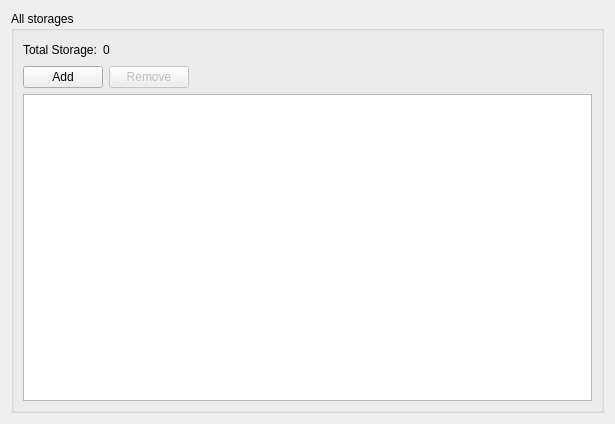
<?xml version="1.0" encoding="UTF-8"?>
<ui version="4.0">
 <class>UiStorageInfoWidget</class>
 <widget class="QWidget" name="UiStorageInfoWidget">
  <property name="geometry">
   <rect>
    <x>0</x>
    <y>0</y>
    <width>615</width>
    <height>424</height>
   </rect>
  </property>
  <property name="windowTitle">
   <string>Form</string>
  </property>
  <layout class="QVBoxLayout" name="verticalLayout_3">
   <item>
    <widget class="QGroupBox" name="groupBox">
     <property name="title">
      <string>All storages</string>
     </property>
     <layout class="QVBoxLayout" name="verticalLayout_2">
      <item>
       <layout class="QVBoxLayout" name="verticalLayout">
        <item>
         <layout class="QHBoxLayout" name="horizontalLayout">
          <item>
           <widget class="QLabel" name="label_2">
            <property name="text">
             <string>Total Storage:</string>
            </property>
           </widget>
          </item>
          <item>
           <widget class="QLabel" name="totalStorageNumberLabel">
            <property name="text">
             <string>0</string>
            </property>
           </widget>
          </item>
          <item>
           <spacer name="horizontalSpacer">
            <property name="orientation">
             <enum>Qt::Horizontal</enum>
            </property>
            <property name="sizeHint" stdset="0">
             <size>
              <width>40</width>
              <height>20</height>
             </size>
            </property>
           </spacer>
          </item>
         </layout>
        </item>
        <item>
         <layout class="QHBoxLayout" name="horizontalLayout_2">
          <item>
           <widget class="QPushButton" name="addButton">
            <property name="text">
             <string>Add</string>
            </property>
           </widget>
          </item>
          <item>
           <widget class="QPushButton" name="removeButton">
            <property name="enabled">
             <bool>false</bool>
            </property>
            <property name="text">
             <string>Remove</string>
            </property>
           </widget>
          </item>
          <item>
           <spacer name="horizontalSpacer_2">
            <property name="orientation">
             <enum>Qt::Horizontal</enum>
            </property>
            <property name="sizeHint" stdset="0">
             <size>
              <width>40</width>
              <height>20</height>
             </size>
            </property>
           </spacer>
          </item>
         </layout>
        </item>
        <item>
         <widget class="QTableView" name="storesTable">
          <property name="selectionMode">
           <enum>QAbstractItemView::SingleSelection</enum>
          </property>
          <property name="selectionBehavior">
           <enum>QAbstractItemView::SelectRows</enum>
          </property>
         </widget>
        </item>
       </layout>
      </item>
     </layout>
     <zorder></zorder>
     <zorder>horizontalLayoutWidget</zorder>
    </widget>
   </item>
  </layout>
 </widget>
 <resources/>
 <connections/>
</ui>
